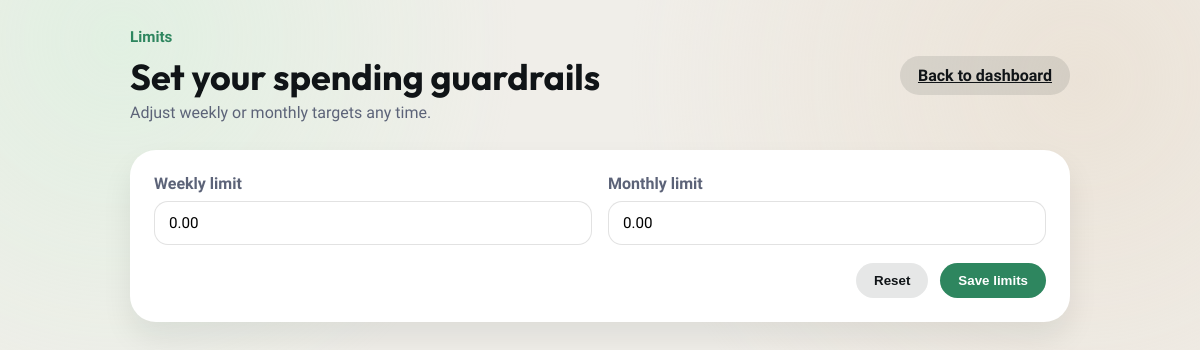
The app's page /limits/edit/ (signed in), older data.
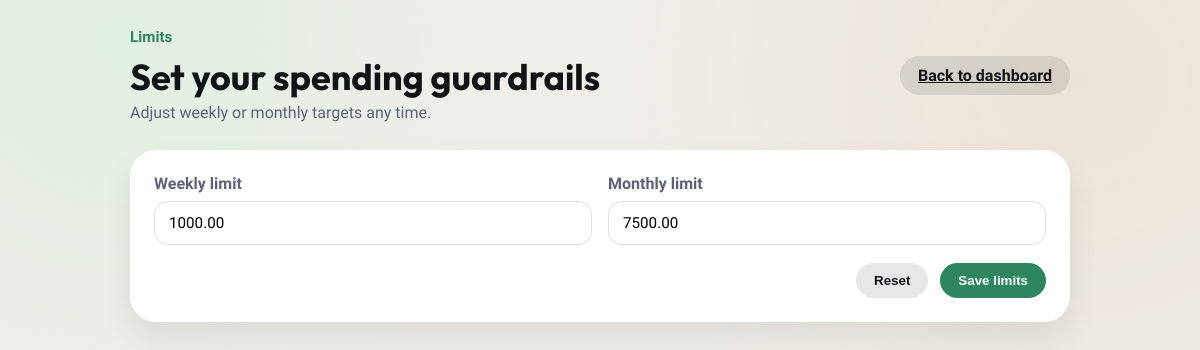
The same page, newer data.
### finance/models.py (models this page shows)
class BudgetLimit(models.Model):
    user = models.OneToOneField(User, on_delete=models.CASCADE)
    monthly_limit = models.DecimalField(max_digits=15, decimal_places=2, default=0.00)
    weekly_limit = models.DecimalField(max_digits=15, decimal_places=2, default=0.00)

### finance/views.py (the view)
# urls.py: path('limits/edit/', views.edit_limits, name='edit_limits'),
@login_required
def edit_limits(request):
    budget, _ = BudgetLimit.objects.get_or_create(user=request.user)
    if request.method == "POST":
        form = BudgetLimitForm(request.POST, instance=budget)
        if form.is_valid():
            form.save()
            return redirect("dashboard")
    else:
        form = BudgetLimitForm(instance=budget)
    return render(request, "finance/edit_limits.html", {"form": form})

### finance/forms.py
class BudgetLimitForm(forms.ModelForm):
    class Meta:
        model = BudgetLimit
        fields = ["weekly_limit", "monthly_limit"]

### templates/finance/edit_limits.html (shortened to what this page needs)
{% extends 'finance/base.html' %}
{% load static %}
{% block content %}
<div class="app-shell">
    <header class="dashboard-header">
        <div class="hello-block">
            <p class="hello-eyebrow">Limits</p>
            <h1>Set your spending guardrails</h1>
            <p class="hello-sub">Adjust weekly or monthly targets any time.</p>
        </div>
        <a class="ghost-btn" href="{% url 'dashboard' %}">Back to dashboard</a>
    </header>
    <section class="form-card">
        <form method="post" class="transaction-form">
            <div class="form-grid">
                <label class="form-field">
                    <span>Weekly limit</span>
                    {{ form.weekly_limit }}
                </label>
                <label class="form-field">
                    <span>Monthly limit</span>
                    {{ form.monthly_limit }}
                </label>
            </div>
            <div class="form-actions">
                <button class="ghost-btn" type="reset">Reset</button>
                <button class="primary-btn" type="submit">Save limits</button>
            </div>
        </form>
    </section>
</div>
{% endblock %}

Row changes from the older to the newer data that the page shows:
changed BudgetLimit: weekly_limit "0.00" → "1000.00"; monthly_limit "0.00" → "7500.00"
